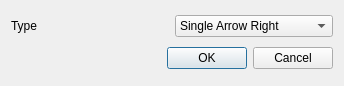
<?xml version="1.0" encoding="UTF-8"?>
<ui version="4.0">
 <class>MechanismArrowDialog</class>
 <widget class="QDialog" name="MechanismArrowDialog">
  <property name="geometry">
   <rect>
    <x>0</x>
    <y>0</y>
    <width>344</width>
    <height>86</height>
   </rect>
  </property>
  <property name="windowTitle">
   <string>Dialog</string>
  </property>
  <layout class="QGridLayout" name="gridLayout">
   <item row="0" column="0">
    <widget class="QLabel" name="label">
     <property name="text">
      <string>Type</string>
     </property>
    </widget>
   </item>
   <item row="0" column="1">
    <widget class="QComboBox" name="typeComboBox">
     <item>
      <property name="text">
       <string>Single Arrow Right</string>
      </property>
     </item>
     <item>
      <property name="text">
       <string>Single Arrow Left</string>
      </property>
     </item>
     <item>
      <property name="text">
       <string>Double Arrow</string>
      </property>
     </item>
     <item>
      <property name="text">
       <string>Single Hook Right</string>
      </property>
     </item>
     <item>
      <property name="text">
       <string>Single Hook Left</string>
      </property>
     </item>
     <item>
      <property name="text">
       <string>Double Hook</string>
      </property>
     </item>
    </widget>
   </item>
   <item row="1" column="0" colspan="2">
    <widget class="QDialogButtonBox" name="buttonBox">
     <property name="orientation">
      <enum>Qt::Horizontal</enum>
     </property>
     <property name="standardButtons">
      <set>QDialogButtonBox::Cancel|QDialogButtonBox::Ok</set>
     </property>
    </widget>
   </item>
  </layout>
 </widget>
 <resources/>
 <connections>
  <connection>
   <sender>buttonBox</sender>
   <signal>accepted()</signal>
   <receiver>MechanismArrowDialog</receiver>
   <slot>accept()</slot>
   <hints>
    <hint type="sourcelabel">
     <x>248</x>
     <y>254</y>
    </hint>
    <hint type="destinationlabel">
     <x>157</x>
     <y>274</y>
    </hint>
   </hints>
  </connection>
  <connection>
   <sender>buttonBox</sender>
   <signal>rejected()</signal>
   <receiver>MechanismArrowDialog</receiver>
   <slot>reject()</slot>
   <hints>
    <hint type="sourcelabel">
     <x>316</x>
     <y>260</y>
    </hint>
    <hint type="destinationlabel">
     <x>286</x>
     <y>274</y>
    </hint>
   </hints>
  </connection>
 </connections>
</ui>
